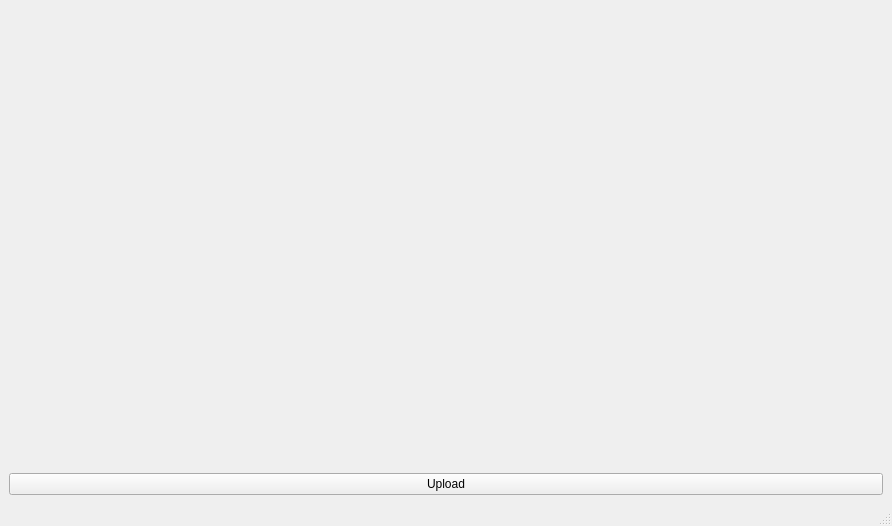
<?xml version="1.0" encoding="UTF-8"?>
<ui version="4.0">
 <class>MainWindow</class>
 <widget class="QMainWindow" name="MainWindow">
  <property name="geometry">
   <rect>
    <x>0</x>
    <y>0</y>
    <width>892</width>
    <height>526</height>
   </rect>
  </property>
  <property name="windowTitle">
   <string>MainWindow</string>
  </property>
  <widget class="QWidget" name="centralwidget">
   <layout class="QVBoxLayout" name="verticalLayout">
    <item>
     <widget class="QLabel" name="inputImageLabel">
      <property name="sizePolicy">
       <sizepolicy hsizetype="MinimumExpanding" vsizetype="MinimumExpanding">
        <horstretch>150</horstretch>
        <verstretch>150</verstretch>
       </sizepolicy>
      </property>
      <property name="minimumSize">
       <size>
        <width>150</width>
        <height>150</height>
       </size>
      </property>
      <property name="text">
       <string/>
      </property>
      <property name="scaledContents">
       <bool>true</bool>
      </property>
     </widget>
    </item>
    <item>
     <widget class="QPushButton" name="uploadButton">
      <property name="text">
       <string>Upload</string>
      </property>
     </widget>
    </item>
   </layout>
  </widget>
  <widget class="QMenuBar" name="menubar">
   <property name="geometry">
    <rect>
     <x>0</x>
     <y>0</y>
     <width>892</width>
     <height>26</height>
    </rect>
   </property>
  </widget>
  <widget class="QStatusBar" name="statusbar"/>
 </widget>
 <resources/>
 <connections/>
</ui>
